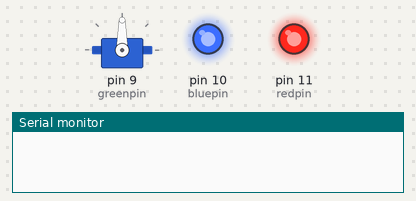
Recording of a sketch running on a simulated Arduino Uno, built with avr-gcc and run on an emulated ATmega328P. On the bench: servo, output pins drawn as LEDs (lit = HIGH), the last lines printed to the serial monitor. Pins used as bus, display or sensor lines are not drawn.

Above: at 0.1 s.
At 4.29 s:
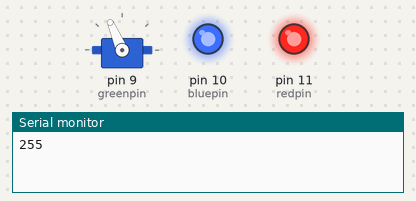
At 8.78 s:
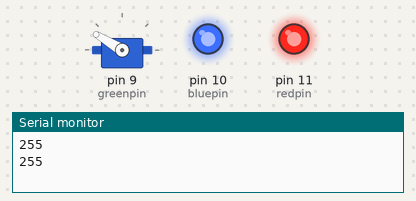
At 17.78 s:
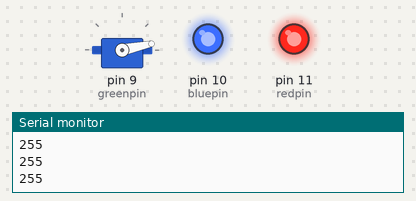
At 27.03 s:
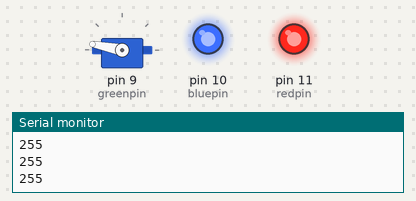
At 35.9 s:
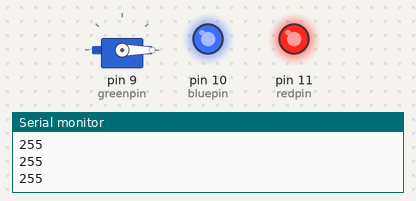
Timing chart, 0 to 40.0 s (numbered marks = the images above):
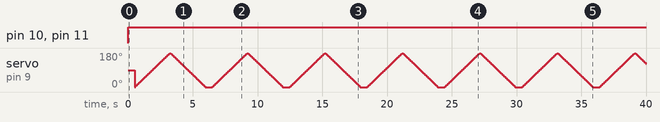

The sketch:

sketch_feb08a.ino
```cpp
/**
 * Exemple de code pour un servomoteur, il fait faire des va-et-vient à la tête du servomoteur.
 */

 /* Inclut la lib Servo pour manipuler le servomoteur */
#include <Servo.h>

/* Créer un objet Servo pour contrôler le servomoteur */
Servo monServomoteur;

int redpin = 11; //select the pin for the red LED
int bluepin =10; // select the pin for the  blue LED
int greenpin =9;// select the pin for the green LED

int val;

void setup() {
      pinMode(redpin, OUTPUT);
  pinMode(bluepin, OUTPUT);
  pinMode(greenpin, OUTPUT);
  Serial.begin(9600);
  // Attache le servomoteur à la broche D9
  monServomoteur.attach(9);
}

void loop() {
  for(val=255; val>0; val--)
  {
   analogWrite(11, 255);
   analogWrite(10, 0-val);
   analogWrite(9, 0-val);
   delay(1);
  }
for(val=0; val<255; val++)
  {
   analogWrite(11, 255);
   analogWrite(10, 0-val);
   analogWrite(9, 0-val);
   delay(1);
  }
 Serial.println(val, DEC);
  // Fait bouger le bras de 0° à 180°
  for (int position = 0; position <= 180; position++) {
    monServomoteur.write(position);
    delay(15);
  }

  // Fait bouger le bras de 180° à 10°
  for (int position = 180; position >= 0; position--) {
    monServomoteur.write(position);
    delay(15);
  }
}
```

Measured:
- by itself, pin 10 (bluepin), pin 11 (redpin): LOW → HIGH at 0.00 s
